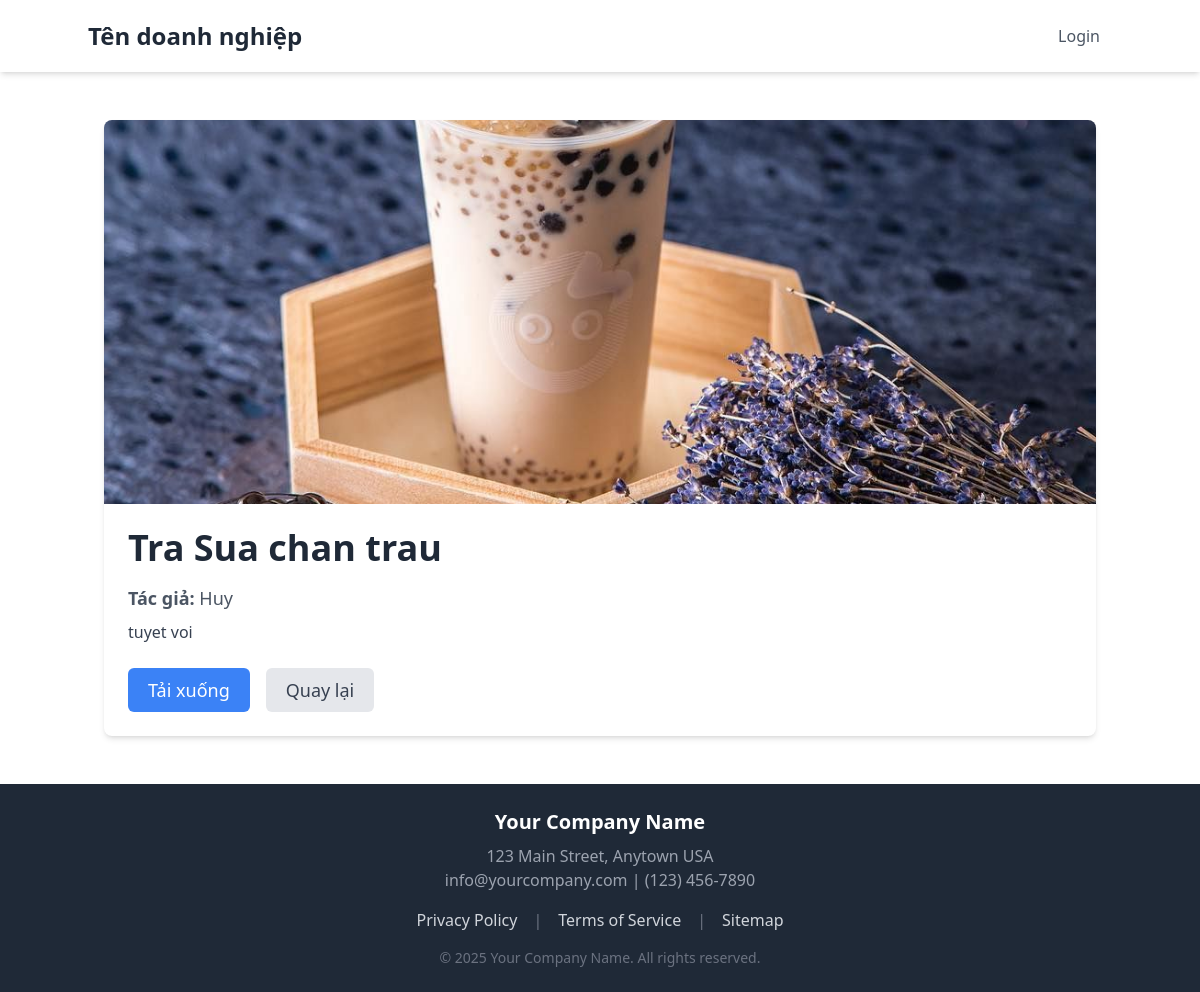
Screenshot of /document/4/ with the database file from the repository.
### app/models.py (models this page shows, shortened)
class Document(models.Model):
    title = models.CharField(max_length=255, blank=True)
    author = models.CharField(max_length=255, blank=True)
    description = models.TextField(blank=True)
    image = models.ImageField(upload_to='data/images/')
    document = models.FileField(upload_to='data/documents/')
    uploaded_at = models.DateTimeField(auto_now_add=True)
    favorited_by = models.ManyToManyField(User, related_name='favorite_documents', blank=True)

### app/views.py (the view)
# urls.py: path('document/<int:document_id>/', DocumentDetailPage, name='document-detail'),
def DocumentDetailPage(request, document_id):
    document = get_object_or_404(Document, id=document_id)
    context = {
        'document': document
    }
    return render(request, 'DocumentDetailPage.html', context)

### app/templates/DocumentDetailPage.html (shortened to what this page needs)
{% extends 'Base.html' %}
{% block content %}
<div class="container mx-auto mt-8 p-4">
    <div class="bg-white rounded-lg shadow-md overflow-hidden">
        <img src="{{ document.image.url }}" alt="Document Image" class="w-full h-96 object-cover">
        <div class="p-6">
            <h1 class="text-4xl font-bold text-gray-800 mb-4">{{ document.title }}</h1>
            <p class="text-lg text-gray-600 mb-2"><strong>Tác giả:</strong> {{ document.author }}</p>
            <p class="text-md text-gray-700 mb-6">{{ document.description }}</p>
            <div class="flex justify-start space-x-4">
                <a href="{{ document.document.url }}" download class="text-white bg-blue-500 hover:bg-blue-600 px-5 py-2 rounded-md text-lg transition duration-300">Tải xuống</a>
                <a href="{% url 'home' %}" class="text-gray-700 bg-gray-200 hover:bg-gray-300 px-5 py-2 rounded-md text-lg transition duration-300">Quay lại</a>
            </div>
        </div>
    </div>
</div>
{% endblock %}

### rows the page displays
Document: image (picture), title "Tra Sua chan trau", author "Huy", description "tuyet voi"
